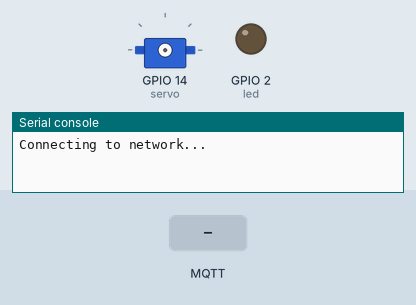
Bench run of a program on a simulated ESP8266 board running MicroPython. Shown: servo, output pins drawn as LEDs (lit = HIGH, except the on-board LED, lit = LOW), the last lines printed to the serial console. Inputs (shaded band) come from the test bench. WiFi joins after 1.5 s; no MQTT or app messages arrive unless stated; servo angles are drawn from the pulse width (0.5 ms = 0°, 2.5 ms = 180°); the clock reads 2024-03-15 10:24:30 at power-on unless the program sets it.

Above: at 0.11 s.
At 2.9 s:
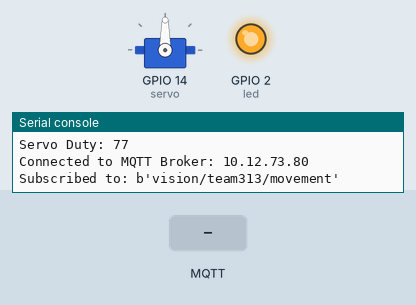
3.0 s: MQTT message "status" arrives on the first subscribed topic
4.5 s: MQTT message "MOVE_LEFT" arrives on the first subscribed topic
6.0 s: MQTT message "MOVE_RIGHT" arrives on the first subscribed topic
Timing chart, 0 to 9.0 s (numbered marks = the images above; inputs shaded):
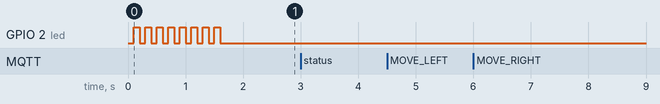

The program:

main.py
```python
# DEPRECATED: Use esp8266/vision_servo/vision_servo.ino or PlatformIO src/main.cpp instead.
from machine import Pin, PWM
from umqtt.simple import MQTTClient
import time
import ujson

# Configuration
# VPS IP for MQTT Broker
MQTT_BROKER = "10.12.73.80"  # Local PC IP for testing
CLIENT_ID = "esp8266_team313"
TOPIC_SUB = b"vision/team313/movement"
TOPIC_PUB = b"vision/team313/heartbeat"

# Servo Configuration
# SG90 Servo: 50Hz PWM. Duty cycle usually 40-115 for 0-180 degrees.
SERVO_PIN = 14 # D5 on NodeMCU
servo = PWM(Pin(SERVO_PIN), freq=50)

# Positions (Duty values for 0, 90, 180 degrees approx)
# 10-bit resolution (0-1023)
# Min (0 deg) ~ 0.5ms/20ms * 1023 = ~26
# Max (180 deg) ~ 2.4ms/20ms * 1023 = ~123
# Center (90 deg) ~ 1.45ms/20ms * 1023 = ~74
MIN_DUTY = 40
MAX_DUTY = 115
CENTER_DUTY = 77

current_duty = CENTER_DUTY

def set_servo(duty):
    global current_duty
    # Clamp
    if duty < MIN_DUTY: duty = MIN_DUTY
    if duty > MAX_DUTY: duty = MAX_DUTY
    servo.duty(duty)
    current_duty = duty
    print("Servo Duty:", duty)

def sub_cb(topic, msg):
    global current_duty
    print((topic, msg))

    try:
        data = ujson.loads(msg)
        status = data.get("status", "")

        step = 5 # Move 5 units per command

        if status == "MOVE_LEFT":
            # If camera needs to move left, servo moves... direction depends on mounting.
            # Assuming increasing duty moves left.
            set_servo(current_duty + step)
        elif status == "MOVE_RIGHT":
            set_servo(current_duty - step)
        elif status == "CENTERED":
            # Do nothing? Or strict center?
            # Assignment says "camera rotates based on face movement".
            # Usually we just hold position if centered.
            pass

    except Exception as e:
        print("Error parsing JSON:", e)

def main():
    print("Starting MQTT Client...")

    # Initialize Servo to Center
    set_servo(CENTER_DUTY)

    try:
        client = MQTTClient(CLIENT_ID, MQTT_BROKER)
        client.set_callback(sub_cb)
        client.connect()
        print("Connected to MQTT Broker:", MQTT_BROKER)
        client.subscribe(TOPIC_SUB)
        print("Subscribed to:", TOPIC_SUB)

        last_heartbeat = 0

        while True:
            # Check for messages
            client.check_msg()

            # Heartbeat every 10s
            now = time.time()
            if now - last_heartbeat > 10:
                payload = ujson.dumps({"node": "esp8266", "status": "ONLINE", "uptime": now})
                client.publish(TOPIC_PUB, payload)
                last_heartbeat = now

            time.sleep(0.1)

    except Exception as e:
        print("Error:", e)
        print("Rebooting in 5 seconds...")
        time.sleep(5)
        import machine
        machine.reset()

if __name__ == "__main__":
    main()
```

boot.py
```python
# boot.py - run on boot-up
import network
import time
from machine import Pin

# Status LED (Onboard LED usually on Pin 2, inverted logic often)
led = Pin(2, Pin.OUT)
led.value(1) # Off

def connect_wifi(ssid, password):
    wlan = network.WLAN(network.STA_IF)
    wlan.active(True)
    if not wlan.isconnected():
        print('Connecting to network...')
        wlan.connect(ssid, password)
        while not wlan.isconnected():
            led.value(0) # Blink
            time.sleep(0.1)
            led.value(1)
            time.sleep(0.1)
            pass
    print('Network config:', wlan.ifconfig())
    led.value(0) # On (Connected)

# Configure your WiFi here
SSID = "YOUR_WIFI_SSID"
PASSWORD = "YOUR_WIFI_PASSWORD"

try:
    connect_wifi(SSID, PASSWORD)
except Exception as e:
    print("WiFi Connection Failed:", e)
```
